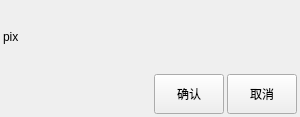
<?xml version="1.0" encoding="UTF-8"?>
<ui version="4.0">
 <class>YtMessageBoxUI</class>
 <widget class="QWidget" name="YtMessageBoxUI">
  <property name="geometry">
   <rect>
    <x>0</x>
    <y>0</y>
    <width>300</width>
    <height>117</height>
   </rect>
  </property>
  <property name="minimumSize">
   <size>
    <width>300</width>
    <height>117</height>
   </size>
  </property>
  <property name="windowTitle">
   <string>Form</string>
  </property>
  <property name="whatsThis">
   <string>running</string>
  </property>
  <layout class="QGridLayout" name="gridLayout">
   <property name="leftMargin">
    <number>3</number>
   </property>
   <property name="topMargin">
    <number>3</number>
   </property>
   <property name="rightMargin">
    <number>3</number>
   </property>
   <property name="bottomMargin">
    <number>3</number>
   </property>
   <property name="spacing">
    <number>3</number>
   </property>
   <item row="0" column="0">
    <layout class="QHBoxLayout" name="horizontalLayout" stretch="1,4">
     <item>
      <layout class="QVBoxLayout" name="verticalLayout">
       <item>
        <spacer name="verticalSpacer_2">
         <property name="orientation">
          <enum>Qt::Vertical</enum>
         </property>
         <property name="sizeHint" stdset="0">
          <size>
           <width>20</width>
           <height>40</height>
          </size>
         </property>
        </spacer>
       </item>
       <item>
        <widget class="QLabel" name="label_Image">
         <property name="minimumSize">
          <size>
           <width>50</width>
           <height>50</height>
          </size>
         </property>
         <property name="maximumSize">
          <size>
           <width>50</width>
           <height>50</height>
          </size>
         </property>
         <property name="text">
          <string>pix</string>
         </property>
        </widget>
       </item>
       <item>
        <spacer name="verticalSpacer">
         <property name="orientation">
          <enum>Qt::Vertical</enum>
         </property>
         <property name="sizeHint" stdset="0">
          <size>
           <width>20</width>
           <height>40</height>
          </size>
         </property>
        </spacer>
       </item>
      </layout>
     </item>
     <item>
      <widget class="QLabel" name="LabelMessage">
       <property name="sizePolicy">
        <sizepolicy hsizetype="Expanding" vsizetype="Preferred">
         <horstretch>0</horstretch>
         <verstretch>0</verstretch>
        </sizepolicy>
       </property>
       <property name="font">
        <font>
         <family>微软雅黑</family>
         <pointsize>16</pointsize>
        </font>
       </property>
       <property name="text">
        <string/>
       </property>
      </widget>
     </item>
    </layout>
   </item>
   <item row="1" column="0">
    <layout class="QGridLayout" name="gridLayout_2">
     <item row="0" column="1">
      <widget class="QPushButton" name="btnConfirm">
       <property name="sizePolicy">
        <sizepolicy hsizetype="Preferred" vsizetype="Preferred">
         <horstretch>0</horstretch>
         <verstretch>0</verstretch>
        </sizepolicy>
       </property>
       <property name="minimumSize">
        <size>
         <width>70</width>
         <height>40</height>
        </size>
       </property>
       <property name="maximumSize">
        <size>
         <width>70</width>
         <height>40</height>
        </size>
       </property>
       <property name="text">
        <string>确认</string>
       </property>
      </widget>
     </item>
     <item row="0" column="2">
      <widget class="QPushButton" name="btnCancel">
       <property name="sizePolicy">
        <sizepolicy hsizetype="Preferred" vsizetype="Preferred">
         <horstretch>0</horstretch>
         <verstretch>0</verstretch>
        </sizepolicy>
       </property>
       <property name="minimumSize">
        <size>
         <width>70</width>
         <height>40</height>
        </size>
       </property>
       <property name="maximumSize">
        <size>
         <width>70</width>
         <height>40</height>
        </size>
       </property>
       <property name="text">
        <string>取消</string>
       </property>
      </widget>
     </item>
     <item row="0" column="0">
      <spacer name="horizontalSpacer">
       <property name="orientation">
        <enum>Qt::Horizontal</enum>
       </property>
       <property name="sizeHint" stdset="0">
        <size>
         <width>40</width>
         <height>20</height>
        </size>
       </property>
      </spacer>
     </item>
    </layout>
   </item>
  </layout>
 </widget>
 <resources/>
 <connections/>
</ui>
